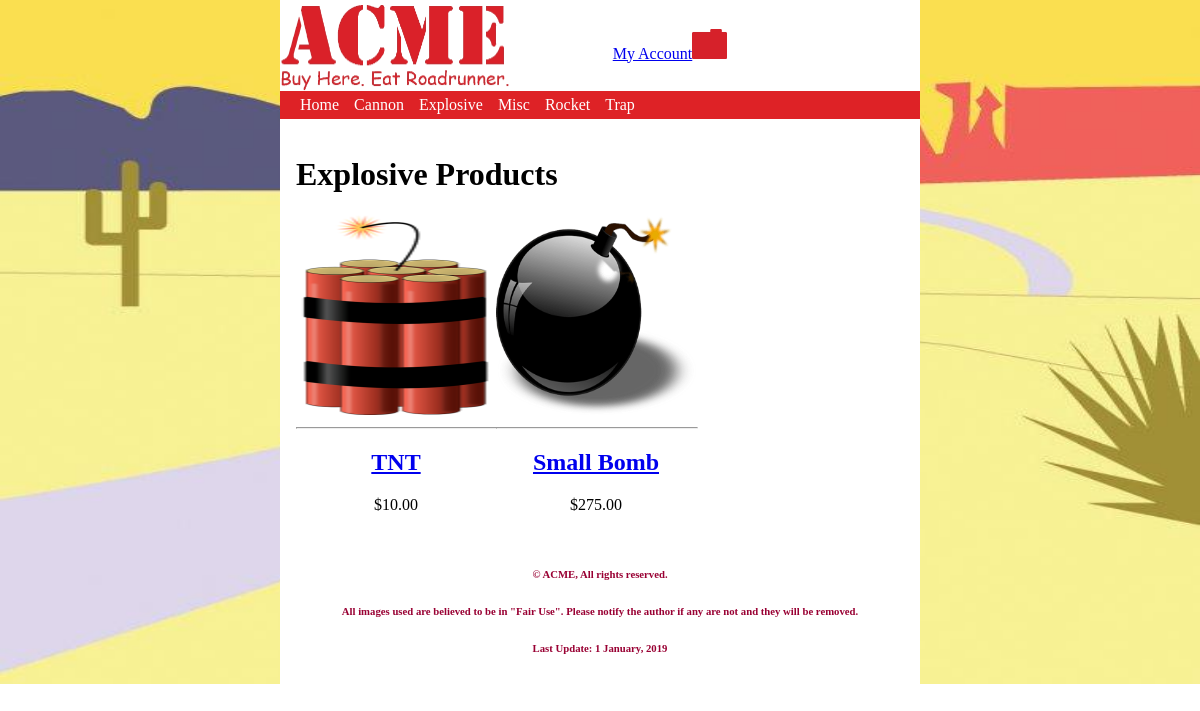
Screenshot of /products/?action=category&type=Explosive with the database file from the repository.
### tables this page shows
CREATE TABLE `categories` (
  `categoryId` int(10) UNSIGNED NOT NULL,
  `categoryName` varchar(30) NOT NULL
);

CREATE TABLE `inventory` (
  `invId` int(10) UNSIGNED NOT NULL,
  `invName` varchar(50) NOT NULL DEFAULT '',
  `invDescription` text NOT NULL,
  `invImage` varchar(50) NOT NULL DEFAULT '',
  `invThumbnail` varchar(50) NOT NULL DEFAULT '',
  `invPrice` decimal(10,2) NOT NULL DEFAULT '0.00',
  `invStock` smallint(6) NOT NULL DEFAULT '0',
  `invSize` smallint(6) NOT NULL DEFAULT '0',
  `invWeight` smallint(6) NOT NULL DEFAULT '0',
  `invLocation` varchar(35) NOT NULL DEFAULT '',
  `categoryId` int(10) UNSIGNED NOT NULL,
  `invVendor` varchar(20) NOT NULL DEFAULT '',
  `invStyle` varchar(20) NOT NULL DEFAULT ''
);

### model/acme-model.php (called while the page is built, shortened)
<?php
function getCategories() {
    $db = acmeConnect();
    $sql = 'SELECT categoryName, categoryId FROM categories ORDER BY categoryName ASC';
    $stmt = $db->prepare($sql);
    $stmt->execute();
    $categories = $stmt->fetchAll();
    return $categories;
}

### model/products-model.php (called while the page is built, shortened)
<?php
function getProductsByCategory($type) {
    $db = acmeConnect();
    $sql = 'SELECT * FROM inventory WHERE categoryId IN (SELECT categoryId FROM categories WHERE categoryName = :catType)';
    $stmt = $db->prepare($sql);
    $stmt->bindValue(':catType', $type, PDO::PARAM_STR);
    $stmt->execute();
    $products = $stmt->fetchAll(PDO::FETCH_ASSOC);
    return $products;
}

### library/functions.php (the view, shortened to what this page needs)
<?php
function buildNav($categories) {
    $navList = '<ul>';
    $navList .= "<li><a href='/acme/index.php' title='View the Acme home page'>Home</a></li>";
    foreach ($categories as $category) {
        $navList .= "<li><a href='/acme/products/?action=category&type=$category[categoryName]' "
                . "title='View our $category[categoryName] product line'>$category[categoryName]</a>
</li>";
    }
    $navList .= '</ul>';
    return $navList;
}
function buildProductsDisplay($products) {
    $pd = '<ul id="prod-display">';
    foreach ($products as $product) {
        $pd .= "<li><a href='/acme/products/?action=productDetail&invId=$product[invId]'> ";
        $pd .= "<img src='$product[invThumbnail]' alt='Image of $product[invName] on Acme.com'>";
        $pd .= "<hr>";
        $pd .= "<h2>$product[invName]</h2></a>";
        $pd .= "<span>$$product[invPrice]</span>";
        $pd .= '</li>';
    }
    $pd .= '</ul>';
    return $pd;
}

### css/styles.css (style rules this page uses)
body { padding: 0; margin: 3%; font-family: "Comic Sans MS"; background-image: url("/acme/images/site/background.jpg"); background-repeat: no-repeat; background-size: 100% 100%; display: flex; flex-direction: column; }
hr { width: 100%; }
nav ul { background-color: #DE2226; list-style-type: none; margin: 0; padding: 0; }
nav a { color: white; display: block; text-decoration: none; }
nav > ul { display: block; }
nav > ul > li { display:table; border-left: 15px solid #DE2226; }
@media screen and (min-width: 30.1em) { nav > ul > li { display: table-cell; } }
@media screen and (min-width: 30.1em) { #prod-display { margin: 0; padding: 0; display: flex; flex-direction: column; } }
@media screen and (min-width: 30.1em) { #prod-display { margin: 0; padding: 0; display: flex; align-items: flex-start; flex-direction: column; } }
@media screen and (min-width: 30.1em) { #prod-display li { margin-bottom: .5em; list-style-type: none; flex: 1 1 auto; } }
@media screen and (min-width: 30.1em) { #prod-display li img { width: 100%; height: 200px; } }
@media screen and (min-width: 50em) { body { margin: 0px auto; max-width: 40em; } }
@media screen and (min-width: 50em) { #prod-display { flex-flow: row wrap; justify-content: flex-start; } }
@media screen and (min-width: 50em) { #prod-display li { max-width: 200px; flex: 1 0 auto; text-align: center; max-height: 400px; } }

### rows the page displays
categories: categoryName "Cannon"
categories: categoryName "Explosive"
categories: categoryName "Misc"
categories: categoryName "Rocket"
categories: categoryName "Trap"
inventory: invThumbnail (picture), invName "TNT", invPrice "10.00"
inventory: invThumbnail (picture), invName "Small Bomb", invPrice "275.00"

### other values shown
$type "Explosive"
